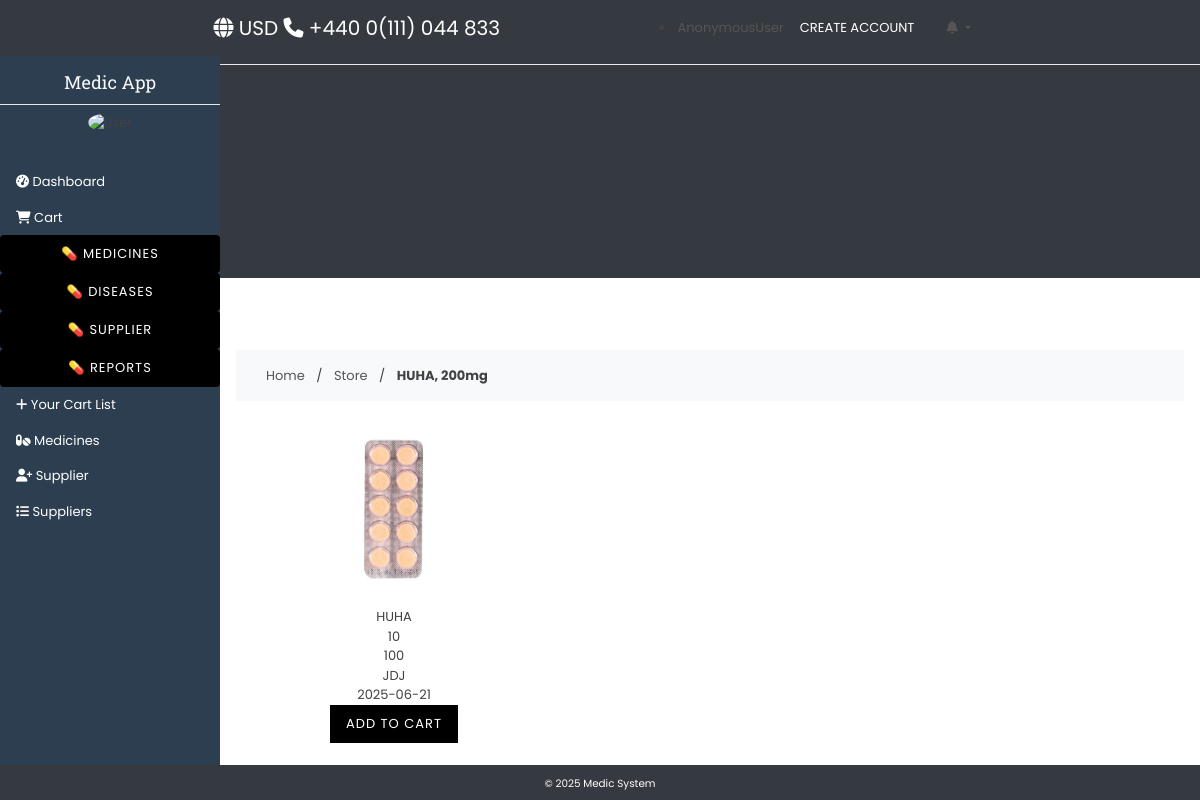
Before: /medicinedetail/5/ with the older database file.
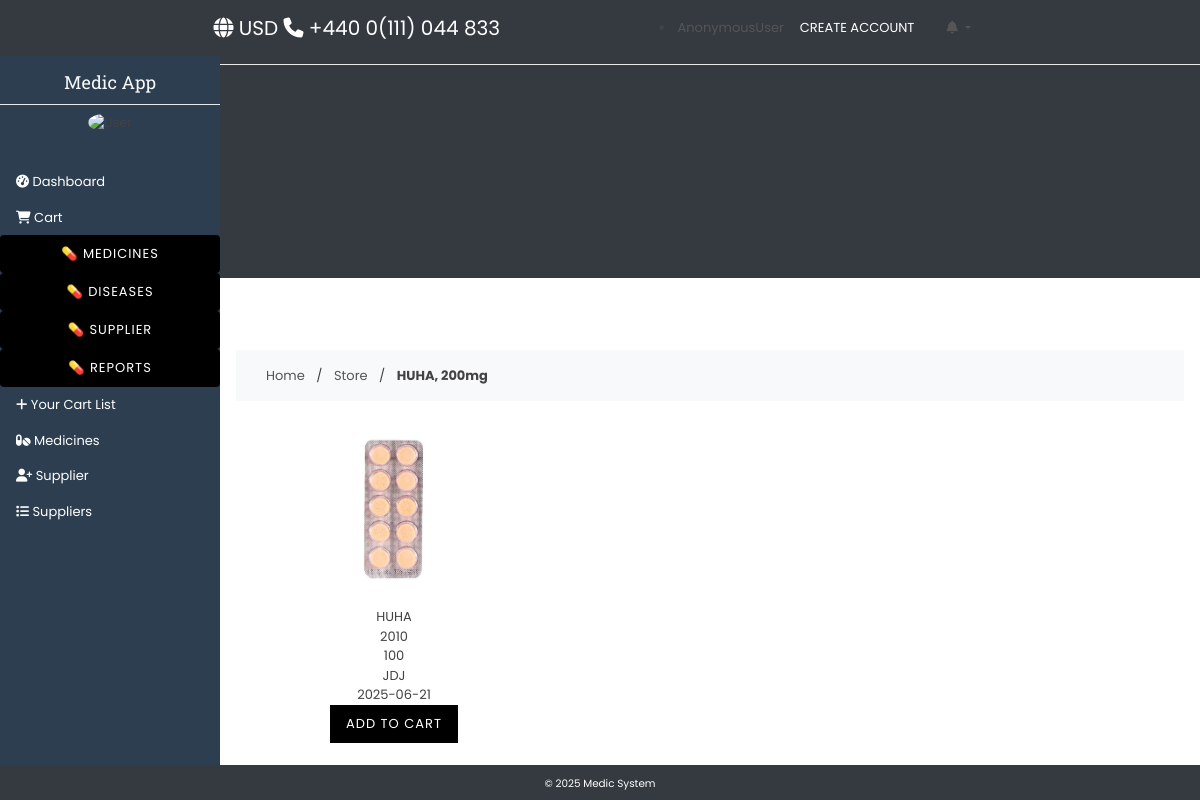
After: the same page with the newer database file.
### ourapp/models.py (models this page shows, shortened)
class Item(models.Model):
    category = models.ForeignKey(Category, on_delete= models.CASCADE)
    disease = models.ForeignKey(Disease, on_delete= models.CASCADE)
    supplier = models.ForeignKey(Supplier, on_delete= models.CASCADE, blank=True, null=True)
    item_photo = models.ImageField(upload_to='photos')
    item_name = models.CharField(max_length=255)
    item_quatity =models.PositiveIntegerField()
    item_price = models.PositiveIntegerField()
    purcharse_price = models.PositiveIntegerField(default=0)
    item_description = models.TextField()
    exp_date = models.DateField()
    brand_name = models.CharField(max_length=255, blank=True, null=True)
    batch_number = models.CharField(max_length=100, blank=True, null=True)
    barcode = models.CharField(max_length=255, blank=True, null=True)
    stock_minimum = models.PositiveIntegerField(default=10)

### ourapp/views.py (the view)
# urls.py: path('medicinedetail/<int:id>/', meddetail, name='meddetail'),
def meddetail(request,id):
    mdetail_data = Item.objects.get(id=id)
    context = {'mdetail_data':mdetail_data}
    return render(request, 'detail.html',context)

### ourapp/context_processors.py (called while the page is built)
def expiry_notifications(request):
    if request.user.is_authenticated:
        today = now().date()
        warning_date = today + timedelta(days=90)
        expiring_items = Item.objects.filter(exp_date__lte=warning_date, exp_date__gte=today)
        return {'expiring_items': expiring_items, 'expiring_count': expiring_items.count()}
    return {}

### templates/detail.html
{% extends 'base.html' %}
{% load static %}
{% block content %}
<div class="bg-light py-3">
  <div class="container">
    <div class="row">
      <div class="col-md-12 mb-0"><a href="index.html">Home</a> <span class="mx-2 mb-0">/</span>
         <a href="">Store</a> <span class="mx-2 mb-0">/</span> <strong class="text-black">{{ mdetail_data.item_name|upper }},
          200mg</strong></div>
    </div>
  </div>
</div>
<div class="col-sm-6 col-lg-4 text-center item mb-4">
        <img src="{{ mdetail_data.item_photo.url }}" width="200px"><br>
        {{ mdetail_data.item_name|upper }}<br>
        {{ mdetail_data.item_quatity|upper }} <br>
        {{ mdetail_data.item_price|upper }} <br>
        {{ mdetail_data.item_description|upper }} <br>
        {{ mdetail_data.exp_date|upper }} <br>
        <a href="{% url 'add_to_cart' mdetail_data.id %}" class="btn btn-success">Add to Cart</a>
      </div>
{% endblock content %}

Changed rows visible on the page:
changed Item "HUHA": item_quatity "10" → "2010"
